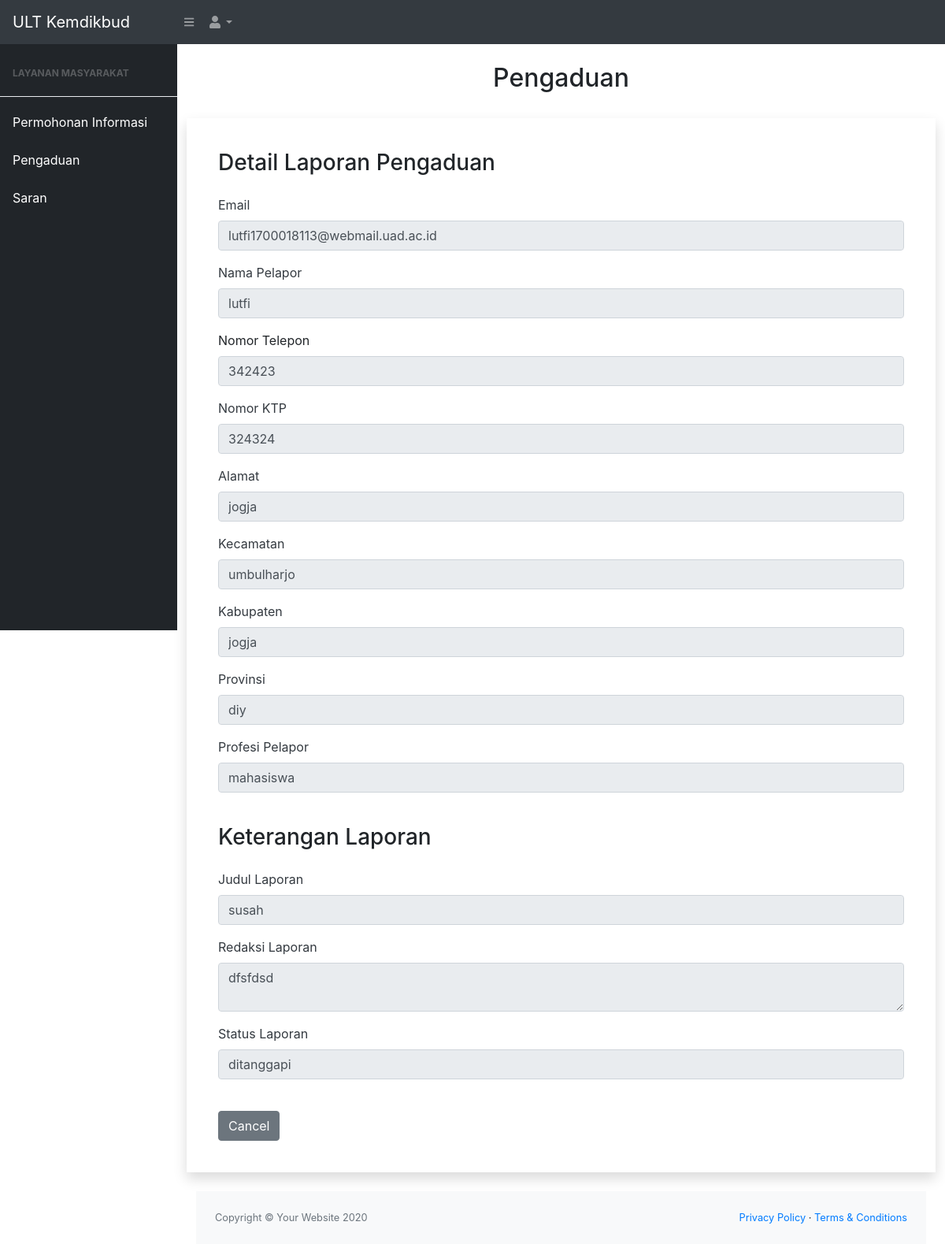
Screenshot of /Layanan_pengaduan/detail_laporan/1 with the database file from the repository.
### tables this page shows
CREATE TABLE `laporan` (
  `id_laporan` int(11) NOT NULL,
  `alamat_email` varchar(100) NOT NULL,
  `nama_pelapor` varchar(100) NOT NULL,
  `alamat_rumah` text NOT NULL,
  `nomor_telepon` varchar(15) NOT NULL,
  `nomor_ktp` varchar(30) NOT NULL,
  `profesi` varchar(20) NOT NULL,
  `provinsi` varchar(100) NOT NULL,
  `kabupaten` varchar(100) NOT NULL,
  `kecamatan` varchar(100) NOT NULL,
  `judul_laporan` varchar(100) NOT NULL,
  `redaksi_laporan` text NOT NULL,
  `status_laporan` enum('ditanggapi','belum ditanggapi') NOT NULL
);

### application/controllers/Layanan_pengaduan.php (called while the page is built, shortened)
<?php
class Layanan_pengaduan extends CI_Controller
{
    public function __construct()
    {
        $this->load->library('form_validation');
        $this->load->model('Layanan_pengaduan_model');
    }
    public function detail_laporan()
    {
        $id = $this->uri->segment('3');
        $tampil = array(
            'detail_laporan' => $this->Layanan_pengaduan_model->detail_laporan($id),
        );
        $this->load->view('templates/header');
        $this->load->view('templates/nav');
        $this->load->view('admin/detail_laporan', $tampil);
        $this->load->view('templates/footer');
    }
}

### index.php (called while the page is built, shortened)
<?php
require_once BASEPATH.'core/CodeIgniter.php';

### application/models/Layanan_pengaduan_model.php (called while the page is built, shortened)
<?php
class Layanan_pengaduan_model extends CI_Model
{
    public function detail_laporan($id)
    {
        $this->db->select('*')
            ->FROM('laporan')
            ->WHERE('id_laporan', $id);
        $query = $this->db->get();
        return $query->result();
    }
}

### application/views/admin/detail_laporan.php (the view)
<div class="container">
    <div class="section-title" data-aos="fade-up">
        <br>
        <h2 align="center">Pengaduan</h2>
    </div>
    <br>
    <div class="row content">
        <?php foreach ($detail_laporan as $laporan) { ?>
            <div class="card-body shadow mb-4">
                <form class="pengaduan" method="post" action="<?= site_url('pengaduan/tambah_pengaduan') ?>">
                    <div class="card-body">
                        <div class="d-sm-flex align-items-center justify-content-between mb-4">
                            <h3 class=" mb-0 ">Detail Laporan Pengaduan</h3>
                        </div>
                        <div class="form-group">
                            <label for="email" class="text-dark">Email</label>
                            <input type="email" class="form-control" value="<?= $laporan->alamat_email ?>" id="email" name="email" readonly>
                        </div>
                        <div class="form-group">
                            <label for="nama" class="text-dark">Nama Pelapor</label>
                            <input type="text" class="form-control" value="<?= $laporan->nama_pelapor ?>" id="nama" name="nama" placeholder="your name" readonly>
                        </div>
                        <div class="form-group">
                            <label for="telp">Nomor Telepon</label>
                            <input type="number" class="form-control" value="<?= $laporan->nomor_telepon ?>" id="telp" name="telp" placeholder="your phone number " readonly>
                        </div>
                        <div class="form-group">
                            <label for="ktp" class="text-dark">Nomor KTP</label>
                            <input type="text" class="form-control" id="ktp" name="ktp" value="<?= $laporan->nomor_ktp ?>" placeholder="your ktp number" readonly>
                        </div>
                        <div class="form-group">
                            <label for="alamat" class="text-dark">Alamat</label>
                            <input type="text" class="form-control" id="alamat" name="alamat" value="<?= $laporan->alamat_rumah ?>" placeholder="your address" readonly>
                        </div>
                        <div class="form-group">
                            <label for="kecamatan" class="text-dark">Kecamatan</label>
                            <input type="text" class="form-control" id="kecamatan" value="<?= $laporan->kecamatan ?>" name="kecamatan" placeholder="your kecamatan" readonly>
                        </div>
                        <div class="form-group">
                            <label for="kabupaten" class="text-dark">Kabupaten</label>
                            <input type="text" class="form-control" id="kabupaten" value="<?= $laporan->kabupaten ?>" name="kabupaten" placeholder="your kabupaten" readonly>
                        </div>
                        <div class="form-group">
                            <label for="provinsi" class="text-dark">Provinsi</label>
                            <input type="text" class="form-control" id="provinsi" value="<?= $laporan->provinsi ?>" name="provinsi" placeholder="your province" readonly>
                        </div>
                        <div class="form-group">
                            <label for="profesi" class="text-dark">Profesi Pelapor</label>
                            <input type="text" class="form-control" id="profesi" name="profesi" value="<?= $laporan->profesi ?>" placeholder="your profesi" readonly>
                        </div>
                        <br>
                        <div class="d-sm-flex align-items-center justify-content-between mb-4">
                            <h3 class=" mb-0 ">Keterangan Laporan</h3>
                        </div>
                        <div class="form-group">
                            <label for="judul" class="text-dark">Judul Laporan</label>
                            <input type="text" class="form-control" id="judul" value="<?= $laporan->judul_laporan ?>" name="judul" placeholder="judul laporan pengaduan" readonly>
                        </div>
                        <div class="form-group">
                            <label for="laporan" class="text-dark">Redaksi Laporan</label>
                            <textarea name="laporan" class="form-control" value="<?= $laporan->redaksi_laporan ?>" readonly><?= $laporan->redaksi_laporan ?></textarea>
                        </div>
                        <div class="form-group">
                            <label for="judul" class="text-dark">Status Laporan</label>
                            <input type="text" class="form-control" id="Status" value="<?= $laporan->status_laporan ?>" name="status" placeholder="status laporan pengaduan" readonly>
                        </div>
                        <br>
                        <a href="<?= site_url('Layanan_pengaduan') ?>">
                            <button type="button" class="btn btn-secondary">Cancel</button>
                        </a>
                </form>
            </div>
        <?php } ?>
    </div>
</div>

### rows the page displays
laporan: email "lutfi1700018113@webmail.uad.ac.id", nama "lutfi", telp "342423", ktp "324324", alamat "jogja", kecamatan "umbulharjo", kabupaten "jogja", provinsi "diy", profesi "mahasiswa", judul "susah", laporan "dfsfdsd", status "ditanggapi"
